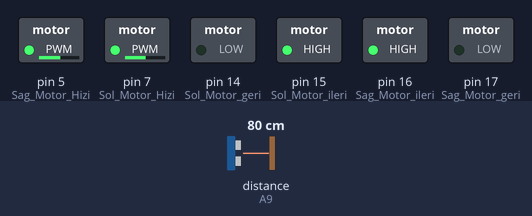
A sketch run on a simulated Arduino Mega 2560, built for the host (arithmetic inside an expression is 32-bit, double 64-bit). Shown: switched loads named in the sketch (green lamp = pin HIGH). Inputs (shaded band) come from the test bench; at power-on: distance to the obstacle (sensor on A9) 80 cm. The echo pulse lasts 58.3 µs per cm.

Above: at 1.8 s.
1.9 s: distance to the obstacle (sensor on A9) set to 34 cm
3.4 s: distance to the obstacle (sensor on A9) set to 27 cm
At 4.3 s:
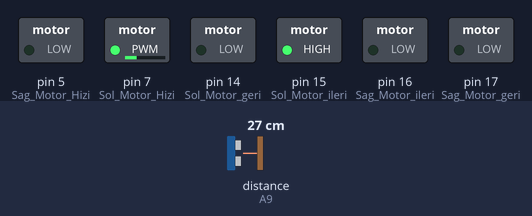
6.4 s: distance to the obstacle (sensor on A9) set to 35 cm
At 8.6 s:
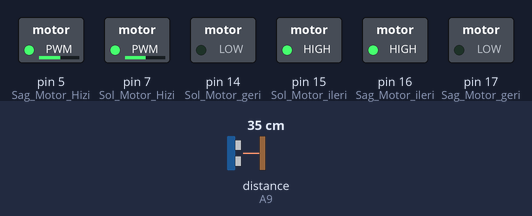
8.9 s: distance to the obstacle (sensor on A9) set to 2 cm
At 9.7 s:
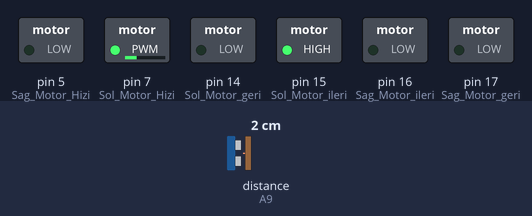
Timing chart, 0 to 12.9 s (numbered marks = the images above; inputs shaded):
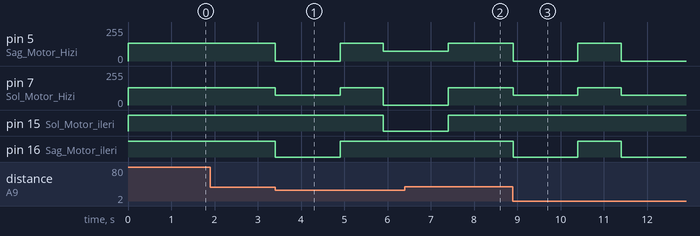

Measured:
- the behaviour switches between 31 and 30 cm on distance to the obstacle (sensor on A9) (found by bisection; images 0 and 1)
- after the input at 1.9 s, every drawn part: stays the same
- after the input at 3.4 s, pin 5 (Sag_Motor_Hizi): 134/255 → 0/255 at once, → 134/255 1.5 s later, → 73/255 1.0 s later; pin 7 (Sol_Motor_Hizi): 130/255 → 74/255 at once, → 130/255 1.5 s later, → 0/255 1.0 s later; pin 15 (Sol_Motor_ileri): HIGH → LOW after 2.5 s; pin 16 (Sag_Motor_ileri): HIGH → LOW at once, → HIGH 1.5 s later
- after the input at 6.4 s, pin 5 (Sag_Motor_Hizi): goes on until 7.4 s, then stays 134/255; pin 7 (Sol_Motor_Hizi): goes on until 7.4 s, then stays 130/255; pin 16 (Sag_Motor_ileri): stays HIGH (without the input it goes to LOW after 2.0 s)
- after the input at 8.9 s, pin 5 (Sag_Motor_Hizi): 134/255 → 0/255 at once, → 134/255 1.5 s later, → 0/255 1.0 s later; pin 7 (Sol_Motor_Hizi): 130/255 → 74/255 at once, → 130/255 1.5 s later, → 74/255 1.0 s later; pin 16 (Sag_Motor_ileri): HIGH → LOW at once, → HIGH 1.5 s later, → LOW 1.0 s later

The sketch:

Engelden_kacan.ino
```cpp
#include <NewPing.h>   // Ultrasonik Mesafe Sensörünün kütüphanesi
#define MAX_DISTANCE 200
#define TRIGGER_PIN  A8    // Ses dalga gönderilen kısım
#define ECHO_PIN     A9    // Ses dalga algılanan kısım


int Sag_Motor_Hizi = 5;
int Sol_Motor_Hizi = 7;
int Sag_Motor_ileri = 16;
int Sag_Motor_geri = 17;
int Sol_Motor_ileri = 15;
int Sol_Motor_geri = 14;

int engel_sayısı;
long Mesafe;


NewPing sonar(TRIGGER_PIN, ECHO_PIN, MAX_DISTANCE);

void setup() {
  //Burada pinleri tanımlanır
  pinMode(Sag_Motor_ileri, OUTPUT);
  pinMode(Sag_Motor_geri, OUTPUT);
  pinMode(Sag_Motor_Hizi, OUTPUT);
  pinMode(Sol_Motor_ileri, OUTPUT);
  pinMode(Sol_Motor_geri, OUTPUT);
  pinMode(Sol_Motor_Hizi, OUTPUT);

  engel_sayısı = 0;// Robot, kaçınıcı engele geldiğini bilinmek içindir
}

void loop()
{

  ileri();delay(1000);
  Mesafe = sonar.ping_cm();
  if (engel_sayısı == 0){
    while (Mesafe > 30 or Mesafe == 0){Mesafe = sonar.ping_cm();}
    dur();
    saga_don();
    engel_sayısı++;
  }
  ////////////////////////////

  ileri();delay(1000);
  Mesafe = sonar.ping_cm();
  if (engel_sayısı == 1){
    while (Mesafe > 30 or Mesafe == 0){ Mesafe = sonar.ping_cm();}
    dur();
    sola_don();
    engel_sayısı++;
  }
  ////////////////////////////

  ileri();delay(1000);
  Mesafe = sonar.ping_cm();
  if (engel_sayısı == 2){
    while (Mesafe > 30 or Mesafe == 0){Mesafe = sonar.ping_cm();}
    dur();
    saga_don();
    engel_sayısı++;
  }
  /////////////////////////////

  ileri();delay(1000);
  Mesafe = sonar.ping_cm();
  if (engel_sayısı == 3) {
    while (Mesafe > 30 or Mesafe == 0){Mesafe = sonar.ping_cm();}
    dur();
    saga_don();
    engel_sayısı++;
    }
 ////////////////////////////////////////////

  ileri();delay(1000);
  Mesafe = sonar.ping_cm();
  if (engel_sayısı == 4) {
    while (Mesafe > 30 or Mesafe == 0){Mesafe = sonar.ping_cm();}
    dur();
    sola_don();
    engel_sayısı++;
    }
  //////////////////////////////////////////

  ileri();delay(1000);
  Mesafe = sonar.ping_cm();
  if (engel_sayısı == 5) {
    while (Mesafe > 30 or Mesafe == 0){Mesafe = sonar.ping_cm();}
    dur();
    sola_don();
    engel_sayısı++;
    }
  /////////////////////////////

  ileri();delay(1000);
  Mesafe = sonar.ping_cm();
  if (engel_sayısı == 6) {
    while (Mesafe > 30 or Mesafe == 0){Mesafe = sonar.ping_cm();}
    dur();
    saga_don();
    engel_sayısı++;
    }
  /////////////////////////////

  ileri();delay(1000);
  Mesafe = sonar.ping_cm();
  if (engel_sayısı == 7) {
    while (Mesafe > 30 or Mesafe == 0){Mesafe = sonar.ping_cm();}
    dur();
    saga_don();
    engel_sayısı++;
    }
  ////////////////////////////////////////////

  ileri();delay(1000);
  Mesafe = sonar.ping_cm();
  if (engel_sayısı == 8) {
    while (Mesafe > 30 or Mesafe == 0){Mesafe = sonar.ping_cm();}
    dur();
    sola_don();
    engel_sayısı++;
    }
  /////////////////////////////

  ileri();
  delay(1000);
  Mesafe = sonar.ping_cm();
  if (engel_sayısı == 9) {
    while (Mesafe > 30 or Mesafe == 0){Mesafe = sonar.ping_cm();}
    dur();
    saga_don();
    engel_sayısı++;
    }

}


void ileri()
{
  digitalWrite(Sag_Motor_ileri, 1); digitalWrite(Sag_Motor_geri, 0); analogWrite(Sag_Motor_Hizi, 134);
  digitalWrite(Sol_Motor_ileri, 1); digitalWrite(Sol_Motor_geri, 0); analogWrite(Sol_Motor_Hizi, 130);
}
void dur()
{
  digitalWrite(Sag_Motor_ileri, 0); digitalWrite(Sag_Motor_geri, 0); analogWrite(Sag_Motor_Hizi, 0);
  digitalWrite(Sol_Motor_ileri, 0); digitalWrite(Sol_Motor_geri, 0); analogWrite(Sol_Motor_Hizi, 0);
}
void saga_don()
{
  digitalWrite(Sag_Motor_ileri, 0); digitalWrite(Sag_Motor_geri, 0); analogWrite(Sag_Motor_Hizi, 0);
  digitalWrite(Sol_Motor_ileri, 1); digitalWrite(Sol_Motor_geri, 0); analogWrite(Sol_Motor_Hizi, 74);
  delay(1500);
}
void sola_don()
{
  digitalWrite(Sag_Motor_ileri, 1); digitalWrite(Sag_Motor_geri, 0); analogWrite(Sag_Motor_Hizi, 73);
  digitalWrite(Sol_Motor_ileri, 0); digitalWrite(Sol_Motor_geri, 0); analogWrite(Sol_Motor_Hizi, 0);
  delay(1500);
}
```
